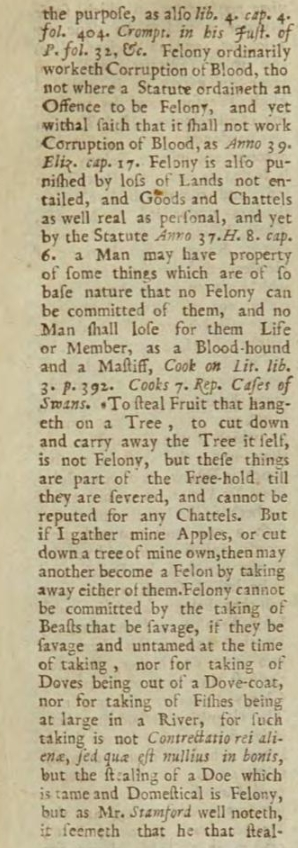
#> input picture law_text.png, 298 x 848 px
$ jupyter execute --allow-errors ocr_notebook.ipynb
#> lines starting #> are read from the running program, lines starting #| are printed output that depends on the picture
[cell 1]
# Import dependencies
import pytesseract
import cv2
from PIL import Image
from langdetect import detect, DetectorFactory, detect_langs
from spellchecker import SpellChecker
import numpy as np
import re
import pandas as pd

[cell 2]
# Read the image
image_path = "law_text.png"
image = cv2.imread(image_path)
#> image is the input picture: shape (848, 298, 3); mean B, G, R 144.5, 175.2, 186.1

[cell 3]
# Preprocess image for better OCR and save it
gray = cv2.cvtColor(image, cv2.COLOR_BGR2GRAY)
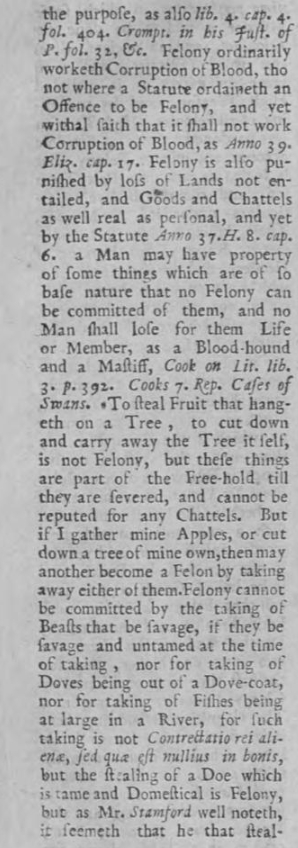
#> gray: shape (848, 298); min 45, max 216, mean 175
cv2.imwrite("law_text_processed.png", gray)
#> Out = True
